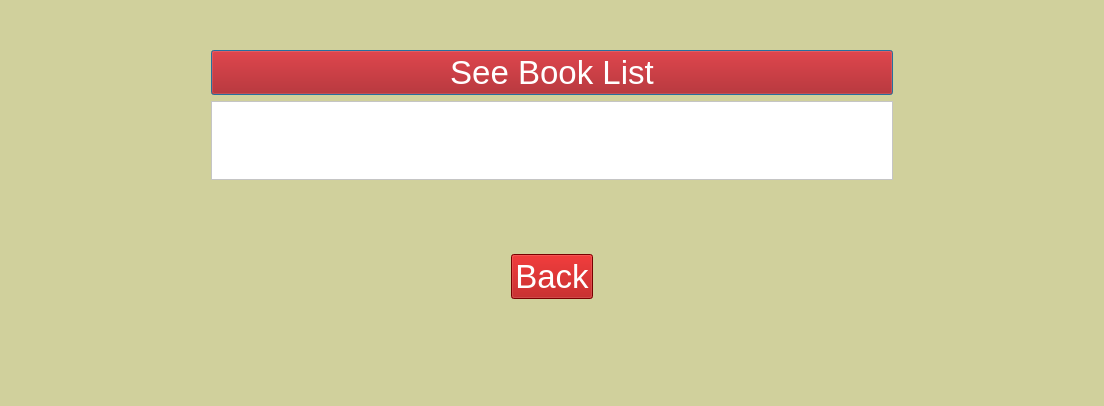
<?xml version="1.0" encoding="UTF-8"?>
<ui version="4.0">
 <class>admin_book_list</class>
 <widget class="QDialog" name="admin_book_list">
  <property name="geometry">
   <rect>
    <x>0</x>
    <y>0</y>
    <width>1094</width>
    <height>406</height>
   </rect>
  </property>
  <property name="windowTitle">
   <string>Dialog</string>
  </property>
  <property name="styleSheet">
   <string notr="true">background-color: rgb(208, 208, 156);</string>
  </property>
  <layout class="QVBoxLayout" name="verticalLayout_3">
   <property name="topMargin">
    <number>50</number>
   </property>
   <property name="bottomMargin">
    <number>50</number>
   </property>
   <item>
    <layout class="QVBoxLayout" name="verticalLayout">
     <property name="leftMargin">
      <number>200</number>
     </property>
     <property name="rightMargin">
      <number>200</number>
     </property>
     <property name="bottomMargin">
      <number>68</number>
     </property>
     <item>
      <widget class="QPushButton" name="pushButton_admin_book_list">
       <property name="font">
        <font>
         <pointsize>25</pointsize>
        </font>
       </property>
       <property name="styleSheet">
        <string notr="true">color: rgb(255, 255, 255);
background-color: rgb(170, 0, 0);</string>
       </property>
       <property name="text">
        <string>See Book List</string>
       </property>
      </widget>
     </item>
     <item>
      <widget class="QTableView" name="tableView_admin_book_list">
       <property name="styleSheet">
        <string notr="true">background-color: rgb(255, 255, 255);</string>
       </property>
      </widget>
     </item>
    </layout>
   </item>
   <item>
    <layout class="QVBoxLayout" name="verticalLayout_2">
     <property name="leftMargin">
      <number>500</number>
     </property>
     <property name="rightMargin">
      <number>500</number>
     </property>
     <property name="bottomMargin">
      <number>57</number>
     </property>
     <item>
      <widget class="QPushButton" name="pushButton">
       <property name="font">
        <font>
         <pointsize>25</pointsize>
        </font>
       </property>
       <property name="styleSheet">
        <string notr="true">color: rgb(255, 255, 255);
background-color: rgb(170, 0, 0);</string>
       </property>
       <property name="text">
        <string>Back</string>
       </property>
      </widget>
     </item>
    </layout>
   </item>
  </layout>
 </widget>
 <resources/>
 <connections>
  <connection>
   <sender>pushButton</sender>
   <signal>clicked()</signal>
   <receiver>admin_book_list</receiver>
   <slot>close()</slot>
   <hints>
    <hint type="sourcelabel">
     <x>495</x>
     <y>355</y>
    </hint>
    <hint type="destinationlabel">
     <x>502</x>
     <y>383</y>
    </hint>
   </hints>
  </connection>
 </connections>
</ui>
